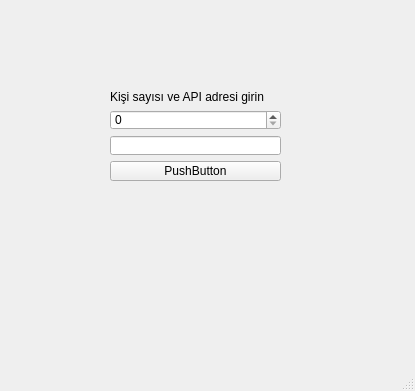
<?xml version="1.0" encoding="UTF-8"?>
<ui version="4.0">
 <class>MainWindow</class>
 <widget class="QMainWindow" name="MainWindow">
  <property name="geometry">
   <rect>
    <x>0</x>
    <y>0</y>
    <width>415</width>
    <height>391</height>
   </rect>
  </property>
  <property name="windowTitle">
   <string>MainWindow</string>
  </property>
  <widget class="QWidget" name="centralwidget">
   <widget class="QWidget" name="layoutWidget">
    <property name="geometry">
     <rect>
      <x>110</x>
      <y>90</y>
      <width>171</width>
      <height>91</height>
     </rect>
    </property>
    <layout class="QVBoxLayout" name="verticalLayout">
     <item>
      <widget class="QLabel" name="label">
       <property name="text">
        <string>Kişi sayısı ve API adresi girin</string>
       </property>
      </widget>
     </item>
     <item>
      <widget class="QSpinBox" name="personCountSpinBox"/>
     </item>
     <item>
      <widget class="QLineEdit" name="apiUrlLineEdit"/>
     </item>
     <item>
      <widget class="QPushButton" name="generateButton">
       <property name="text">
        <string>PushButton</string>
       </property>
      </widget>
     </item>
    </layout>
   </widget>
  </widget>
  <widget class="QMenuBar" name="menubar">
   <property name="geometry">
    <rect>
     <x>0</x>
     <y>0</y>
     <width>415</width>
     <height>18</height>
    </rect>
   </property>
  </widget>
  <widget class="QStatusBar" name="statusbar"/>
 </widget>
 <resources/>
 <connections/>
</ui>
